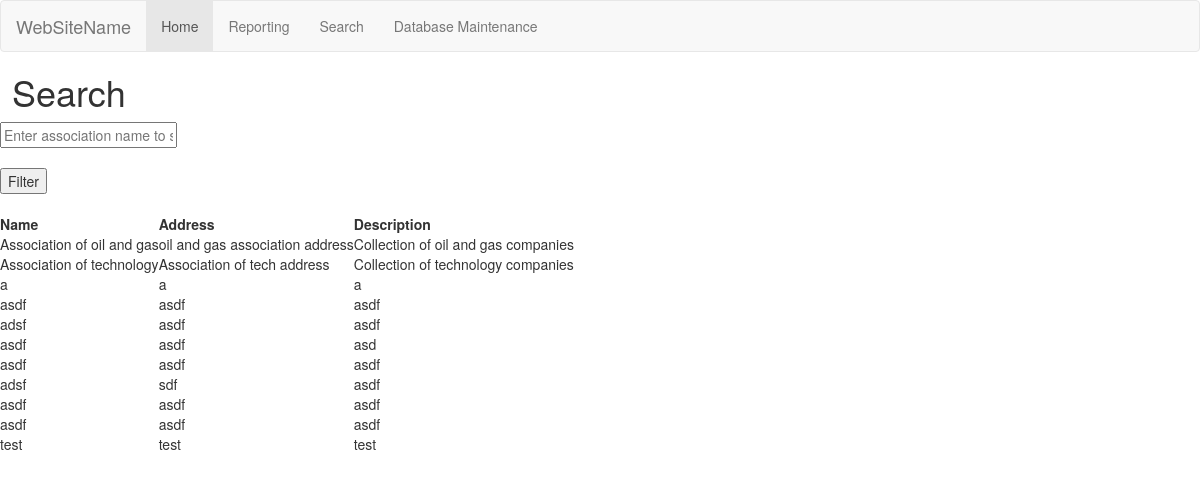
The page /search.php on the database as committed earlier.
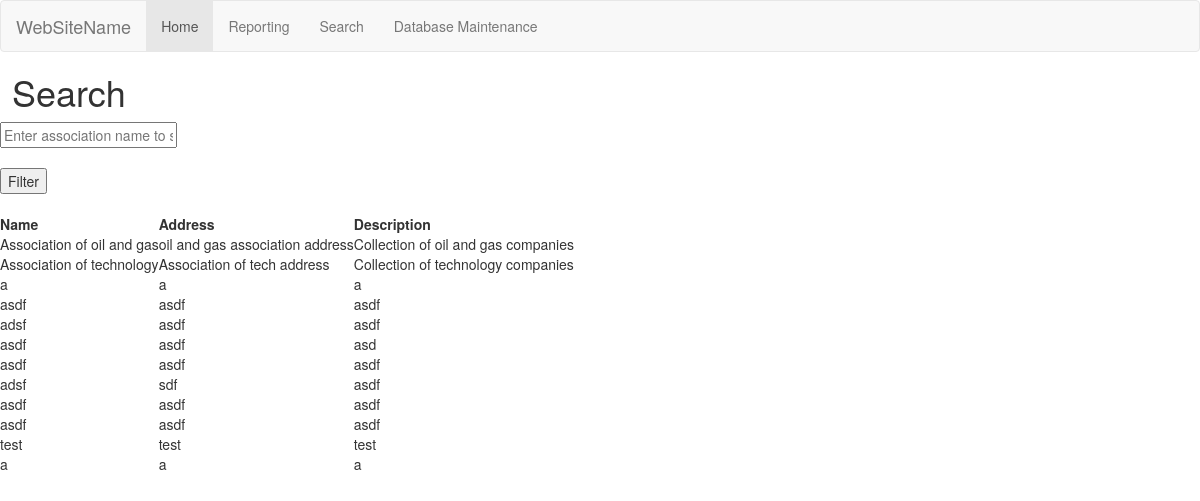
The same page on the database as committed later.
### tables this page shows
CREATE TABLE `Association` (
  `association_id` int(11) NOT NULL,
  `name` text NOT NULL,
  `description` text NOT NULL,
  `address` text NOT NULL
);

### search.php (the view, shortened to what this page needs)
<?php
    if(isset($_POST['search']))
    {
    }
    else
    {
        $query = "SELECT * FROM `Association`";
        $search_result = filterTable($query);
    }
    function filterTable($query)
    {
        $filter_result = mysqli_query($link, $query);
        return $filter_result;
    }
?>
<!DOCTYPE html>
<html lang="en" dir="ltr">
    <head>
        <link rel="stylesheet" href="https://maxcdn.bootstrapcdn.com/bootstrap/3.4.1/css/bootstrap.min.css">
    </head>
    <body>
        <nav class="navbar navbar-default">
            <div class="container-fluid">
                <div class="navbar-header">
                    <a class="navbar-brand" href="#">WebSiteName</a>
                </div>
                <ul class="nav navbar-nav">
                    <li class="active"><a href="/index.php">Home</a></li>
                    <li><a href="/database/reporting">Reporting</a></li>
                    <li><a href="/database/search">Search</a></li>
                    <li><a href="/database/maintenance.html">Database Maintenance</a></li>
                </ul>
            </div>
        </nav>
        <h1 style="margin-left:1%">Search</h1>
        <form>
            <input type="text" name="associationSearch" placeholder="Enter association name to search for"><br><br>
            <input type="submit" name="search" value="Filter"><br><br>
            <table>
                <tr>
                    <th>Name</th>
                    <th>Address</th>
                    <th>Description</th>
                </tr>
                <?php while($row = mysqli_fetch_array($search_result)):?>
                <tr>
                    <td><?php echo $row['name'] ?></td>
                    <td><?php echo $row['address'] ?></td>
                    <td><?php echo $row['description'] ?></td>
                </tr>
                <?php endwhile; ?>
            </table>
        </form>
    </body>
</html>

Rows that differ between the two databases and show on the page:
added association: name "a", address "a", description "a"
